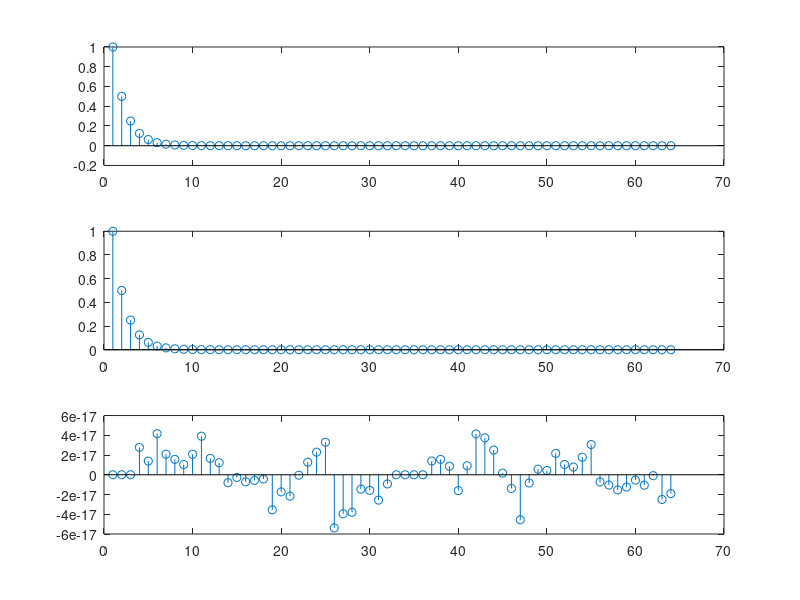

Write the MATLAB code that produced this figure.
N = 64;
Time = [0 : N-1];
K = Time;
YDft = 1 ./ (1 - .5*exp(-j * K * 2 * pi / N));
Y = ifft(YDft);

AnalyticY = (2 .^ (-Time)) ./ (1 - 2^(-N));

figure(1); clf;
subplot(3, 1, 1);
stem(real(Y));

subplot(3, 1, 2);
stem(AnalyticY);

subplot(3, 1, 3);
stem(real(Y) - AnalyticY);
